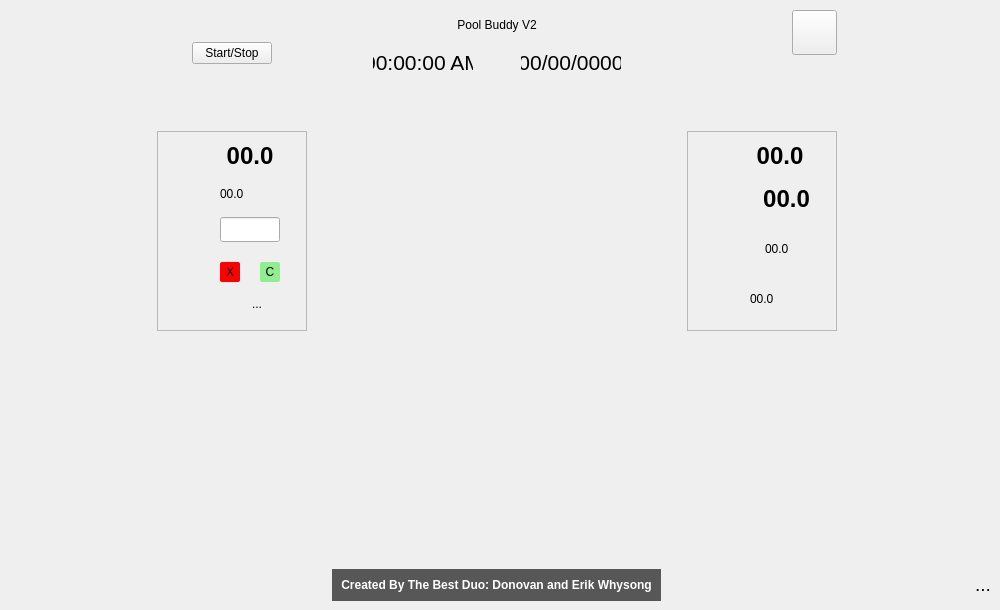
<?xml version="1.0" encoding="UTF-8"?>
<ui version="4.0">
 <class>MainWindow</class>
 <widget class="QMainWindow" name="MainWindow">
  <property name="geometry">
   <rect>
    <x>0</x>
    <y>0</y>
    <width>1000</width>
    <height>610</height>
   </rect>
  </property>
  <property name="sizePolicy">
   <sizepolicy hsizetype="Expanding" vsizetype="Expanding">
    <horstretch>0</horstretch>
    <verstretch>0</verstretch>
   </sizepolicy>
  </property>
  <property name="minimumSize">
   <size>
    <width>1000</width>
    <height>610</height>
   </size>
  </property>
  <property name="font">
   <font>
    <stylestrategy>PreferAntialias</stylestrategy>
   </font>
  </property>
  <property name="windowTitle">
   <string>Pool Buddy V2</string>
  </property>
  <property name="layoutDirection">
   <enum>Qt::LeftToRight</enum>
  </property>
  <property name="styleSheet">
   <string notr="true"/>
  </property>
  <widget class="QWidget" name="centralwidget">
   <property name="enabled">
    <bool>true</bool>
   </property>
   <property name="styleSheet">
    <string notr="true">QWidget [objectName=&quot;centralwidget&quot;]{
background-color:rgb(75,75,75);
}
QLabel[objectName=&quot;titleLabel&quot;] {
color:black;
font-size:24pt;
font-weight: bold;
background-color: rgba(255, 255, 255, 0);
}
QLabel[objectName=&quot;versionLabel&quot;] {
font-size: 14pt;
}
QFrame[objectName=&quot;dtFrame&quot;] {
background-color: rgb(148, 149, 151);
border-radius: 10px;
border: 2px solid #000000;
}
QFrame[class=&quot;weatherInfoFrame&quot;] {
border: 2px solid #000000;
}
QLabel[class=&quot;infoIcon&quot;] {
min-width: 30;
min-height: 30;
max-width: 30;
max-height: 30;
}
QLabel[class=&quot;weatherLabel&quot;] {
font-weight: bold;
font-size:18pt;
border-radius: 5px;
background-color: rgb(178, 178, 178);
min-width: 60;
min-height: 25;
max-width: 60;
max-height: 25;
qproperty-alignment: &quot;AlignVCenter | AlignCenter&quot;;
}
QFrame[objectName=&quot;poolInfoFrame&quot;] {
background-color: qlineargradient(spread:pad, x1:1, y1:0.768, x2:1, y2:0.142364, stop:0 rgba(0, 0, 109, 255), stop:1 rgba(0, 0, 238, 255));

}
QLabel[objectName=&quot;statusLabel&quot;] {
font-weight: bold;
border-radius: 5px;
font-size: 12pt;
background-color: rgb(178, 178, 178);
min-width: 60;
min-height: 25;
max-width: 60;
max-height: 25;
qproperty-alignment: &quot;AlignVCenter | AlignCenter&quot;;
}
QLabel[objectName=&quot;waterTempLabel&quot;] {
color:#5d97e7 ;
}
QLineEdit[objectName=&quot;maxTempTxtBox&quot;] {
background-color: rgb(82, 83, 82);
border: 2px solid #000000;
border-radius: 5px;
font-size: 18pt;
}
QFrame[objectName=&quot;outsideInfoFrame&quot;] {
background-color: qlineargradient(spread:pad, x1:1, y1:0.71, x2:1, y2:0.273, stop:0 rgba(176, 126, 69, 255), stop:1 rgba(206, 164, 116, 255));
}
QLabel[objectName=&quot;outsideTempLabel&quot;] {
color:#555043 ;
}
QLabel[objectName=&quot;outsideHumidityLabel&quot;] {
color: rgb(0, 149, 255);
}
QPushButton[class=&quot;styledButton1&quot;] {
font-size:16pt;
color: white;
background-color: rgb(102, 102, 102);
border: 2px solid #000000;
border-radius: 5px;
width: 125px;
height: 25px;
}
QPushButton[objectName=&quot;settingsButton&quot;] {
border-radius: 20px;
border-image: url(:/img/img/gear.png);
}
QPushButton[class=&quot;styledButton1&quot;]:disabled {
color: #999999;
background-color: #333333;
}
QLabel[class=&quot;dtLabel&quot;] {
font-size: 16pt;
color: white
}
QLineEdit[class=&quot;maxTempLineEdit&quot;] {
background-color:rgb(66, 66, 66);
color:white;
}</string>
   </property>
   <layout class="QGridLayout" name="gridLayout">
    <item row="1" column="4" alignment="Qt::AlignHCenter">
     <widget class="QLabel" name="serielNumLabel">
      <property name="sizePolicy">
       <sizepolicy hsizetype="Fixed" vsizetype="Fixed">
        <horstretch>0</horstretch>
        <verstretch>0</verstretch>
       </sizepolicy>
      </property>
      <property name="font">
       <font>
        <pointsize>14</pointsize>
       </font>
      </property>
      <property name="text">
       <string/>
      </property>
     </widget>
    </item>
    <item row="3" column="6">
     <spacer name="horizontalSpacer_14">
      <property name="orientation">
       <enum>Qt::Horizontal</enum>
      </property>
      <property name="sizeHint" stdset="0">
       <size>
        <width>40</width>
        <height>20</height>
       </size>
      </property>
     </spacer>
    </item>
    <item row="0" column="1">
     <layout class="QGridLayout" name="gridLayout_3">
      <property name="topMargin">
       <number>0</number>
      </property>
      <property name="verticalSpacing">
       <number>-1</number>
      </property>
      <item row="0" column="0" alignment="Qt::AlignHCenter|Qt::AlignVCenter">
       <widget class="QPushButton" name="startStopBtn">
        <property name="sizePolicy">
         <sizepolicy hsizetype="Maximum" vsizetype="Fixed">
          <horstretch>0</horstretch>
          <verstretch>0</verstretch>
         </sizepolicy>
        </property>
        <property name="styleSheet">
         <string notr="true"/>
        </property>
        <property name="text">
         <string>Start/Stop</string>
        </property>
        <property name="class" stdset="0">
         <string>styledButton1</string>
        </property>
       </widget>
      </item>
     </layout>
    </item>
    <item row="0" column="5">
     <layout class="QGridLayout" name="gridLayout_2">
      <property name="verticalSpacing">
       <number>-1</number>
      </property>
      <item row="1" column="0" alignment="Qt::AlignRight|Qt::AlignTop">
       <widget class="QPushButton" name="settingsButton">
        <property name="enabled">
         <bool>true</bool>
        </property>
        <property name="sizePolicy">
         <sizepolicy hsizetype="Fixed" vsizetype="Fixed">
          <horstretch>0</horstretch>
          <verstretch>0</verstretch>
         </sizepolicy>
        </property>
        <property name="minimumSize">
         <size>
          <width>45</width>
          <height>45</height>
         </size>
        </property>
        <property name="maximumSize">
         <size>
          <width>45</width>
          <height>45</height>
         </size>
        </property>
        <property name="text">
         <string/>
        </property>
        <property name="class" stdset="0">
         <string>styledButton1</string>
        </property>
       </widget>
      </item>
      <item row="0" column="0">
       <spacer name="verticalSpacer_2">
        <property name="orientation">
         <enum>Qt::Vertical</enum>
        </property>
        <property name="sizeType">
         <enum>QSizePolicy::Fixed</enum>
        </property>
        <property name="sizeHint" stdset="0">
         <size>
          <width>20</width>
          <height>1</height>
         </size>
        </property>
       </spacer>
      </item>
     </layout>
    </item>
    <item row="6" column="6" alignment="Qt::AlignRight">
     <widget class="QLabel" name="versionLabel">
      <property name="sizePolicy">
       <sizepolicy hsizetype="Fixed" vsizetype="Fixed">
        <horstretch>0</horstretch>
        <verstretch>0</verstretch>
       </sizepolicy>
      </property>
      <property name="font">
       <font>
        <pointsize>14</pointsize>
       </font>
      </property>
      <property name="text">
       <string>...</string>
      </property>
     </widget>
    </item>
    <item row="3" column="0">
     <spacer name="horizontalSpacer">
      <property name="orientation">
       <enum>Qt::Horizontal</enum>
      </property>
      <property name="sizeHint" stdset="0">
       <size>
        <width>40</width>
        <height>20</height>
       </size>
      </property>
     </spacer>
    </item>
    <item row="4" column="4">
     <spacer name="verticalSpacer">
      <property name="orientation">
       <enum>Qt::Vertical</enum>
      </property>
      <property name="sizeHint" stdset="0">
       <size>
        <width>20</width>
        <height>40</height>
       </size>
      </property>
     </spacer>
    </item>
    <item row="3" column="1">
     <widget class="QFrame" name="poolInfoFrame">
      <property name="sizePolicy">
       <sizepolicy hsizetype="Fixed" vsizetype="Fixed">
        <horstretch>0</horstretch>
        <verstretch>0</verstretch>
       </sizepolicy>
      </property>
      <property name="minimumSize">
       <size>
        <width>150</width>
        <height>200</height>
       </size>
      </property>
      <property name="maximumSize">
       <size>
        <width>150</width>
        <height>200</height>
       </size>
      </property>
      <property name="autoFillBackground">
       <bool>false</bool>
      </property>
      <property name="frameShape">
       <enum>QFrame::StyledPanel</enum>
      </property>
      <property name="frameShadow">
       <enum>QFrame::Raised</enum>
      </property>
      <property name="class" stdset="0">
       <string>weatherInfoFrame</string>
      </property>
      <layout class="QGridLayout" name="gridLayout_5">
       <item row="3" column="1">
        <layout class="QHBoxLayout" name="horizontalLayout_11">
         <item>
          <widget class="QLabel" name="label">
           <property name="toolTip">
            <string>Pool Cover Notification Tempurature Threshold</string>
           </property>
           <property name="text">
            <string/>
           </property>
           <property name="pixmap">
            <pixmap resource="../resources.qrc">:/img/img/poolCover.png</pixmap>
           </property>
           <property name="scaledContents">
            <bool>true</bool>
           </property>
           <property name="class" stdset="0">
            <string>infoIcon</string>
           </property>
          </widget>
         </item>
         <item>
          <layout class="QVBoxLayout" name="verticalLayout">
           <property name="spacing">
            <number>20</number>
           </property>
           <item>
            <widget class="QLineEdit" name="maxTempTxtBox">
             <property name="minimumSize">
              <size>
               <width>60</width>
               <height>25</height>
              </size>
             </property>
             <property name="maximumSize">
              <size>
               <width>60</width>
               <height>25</height>
              </size>
             </property>
             <property name="toolTip">
              <string>Pool Cover Notification Tempurature Threshold</string>
             </property>
             <property name="styleSheet">
              <string notr="true"/>
             </property>
             <property name="class" stdset="0">
              <string>editWeatherLineEdit</string>
             </property>
            </widget>
           </item>
           <item>
            <layout class="QHBoxLayout" name="horizontalLayout_8">
             <item alignment="Qt::AlignLeft">
              <widget class="QPushButton" name="pushButton">
               <property name="minimumSize">
                <size>
                 <width>20</width>
                 <height>20</height>
                </size>
               </property>
               <property name="maximumSize">
                <size>
                 <width>20</width>
                 <height>20</height>
                </size>
               </property>
               <property name="styleSheet">
                <string notr="true">background-color: red; 
border-radius: 2px; 
padding: 2px;</string>
               </property>
               <property name="text">
                <string>X</string>
               </property>
              </widget>
             </item>
             <item alignment="Qt::AlignRight">
              <widget class="QPushButton" name="setMaxTempBtn">
               <property name="minimumSize">
                <size>
                 <width>20</width>
                 <height>20</height>
                </size>
               </property>
               <property name="maximumSize">
                <size>
                 <width>20</width>
                 <height>20</height>
                </size>
               </property>
               <property name="styleSheet">
                <string notr="true">background-color: lightgreen; 
border-radius: 2px; 
padding: 2px;</string>
               </property>
               <property name="text">
                <string>C</string>
               </property>
              </widget>
             </item>
            </layout>
           </item>
          </layout>
         </item>
        </layout>
       </item>
       <item row="0" column="1">
        <layout class="QHBoxLayout" name="horizontalLayout_2">
         <property name="spacing">
          <number>-1</number>
         </property>
         <property name="sizeConstraint">
          <enum>QLayout::SetDefaultConstraint</enum>
         </property>
         <property name="topMargin">
          <number>0</number>
         </property>
         <item>
          <widget class="QLabel" name="waterTempIcon">
           <property name="minimumSize">
            <size>
             <width>30</width>
             <height>30</height>
            </size>
           </property>
           <property name="maximumSize">
            <size>
             <width>30</width>
             <height>30</height>
            </size>
           </property>
           <property name="toolTip">
            <string>Water Temperature</string>
           </property>
           <property name="text">
            <string/>
           </property>
           <property name="pixmap">
            <pixmap resource="../resources.qrc">:/img/img/wave.png</pixmap>
           </property>
           <property name="scaledContents">
            <bool>true</bool>
           </property>
           <property name="class" stdset="0">
            <string>infoIcon</string>
           </property>
          </widget>
         </item>
         <item>
          <widget class="QLabel" name="waterTempLabel">
           <property name="sizePolicy">
            <sizepolicy hsizetype="Fixed" vsizetype="Fixed">
             <horstretch>0</horstretch>
             <verstretch>0</verstretch>
            </sizepolicy>
           </property>
           <property name="minimumSize">
            <size>
             <width>60</width>
             <height>25</height>
            </size>
           </property>
           <property name="maximumSize">
            <size>
             <width>60</width>
             <height>25</height>
            </size>
           </property>
           <property name="font">
            <font>
             <pointsize>18</pointsize>
             <weight>75</weight>
             <bold>true</bold>
            </font>
           </property>
           <property name="toolTip">
            <string>Water Temperature</string>
           </property>
           <property name="text">
            <string>00.0</string>
           </property>
           <property name="alignment">
            <set>Qt::AlignCenter</set>
           </property>
           <property name="class" stdset="0">
            <string>weatherLabel</string>
           </property>
          </widget>
         </item>
        </layout>
       </item>
       <item row="4" column="1">
        <layout class="QHBoxLayout" name="horizontalLayout_10">
         <item>
          <widget class="QLabel" name="poolCoverStatusIcon">
           <property name="toolTip">
            <string>Pool Cover Notification Status</string>
           </property>
           <property name="text">
            <string/>
           </property>
           <property name="pixmap">
            <pixmap resource="../resources.qrc">:/img/img/alarm.png</pixmap>
           </property>
           <property name="scaledContents">
            <bool>true</bool>
           </property>
           <property name="class" stdset="0">
            <string>infoIcon</string>
           </property>
          </widget>
         </item>
         <item alignment="Qt::AlignHCenter|Qt::AlignVCenter">
          <widget class="QLabel" name="poolCoverStatusLabel">
           <property name="toolTip">
            <string>Pool Cover Notification Status</string>
           </property>
           <property name="text">
            <string>...</string>
           </property>
          </widget>
         </item>
        </layout>
       </item>
       <item row="3" column="0">
        <spacer name="horizontalSpacer_2">
         <property name="orientation">
          <enum>Qt::Horizontal</enum>
         </property>
         <property name="sizeHint" stdset="0">
          <size>
           <width>40</width>
           <height>20</height>
          </size>
         </property>
        </spacer>
       </item>
       <item row="1" column="1">
        <layout class="QHBoxLayout" name="horizontalLayout_7">
         <item>
          <widget class="QLabel" name="poolFilterIcon">
           <property name="minimumSize">
            <size>
             <width>30</width>
             <height>30</height>
            </size>
           </property>
           <property name="maximumSize">
            <size>
             <width>30</width>
             <height>30</height>
            </size>
           </property>
           <property name="toolTip">
            <string>Days Until Filter Change</string>
           </property>
           <property name="styleSheet">
            <string notr="true"/>
           </property>
           <property name="text">
            <string/>
           </property>
           <property name="pixmap">
            <pixmap resource="../resources.qrc">:/img/img/poolFilter.png</pixmap>
           </property>
           <property name="scaledContents">
            <bool>true</bool>
           </property>
           <property name="class" stdset="0">
            <string>infoIcon</string>
           </property>
          </widget>
         </item>
         <item>
          <widget class="QLabel" name="poolFilterLabel">
           <property name="toolTip">
            <string>Days Until Filter Change</string>
           </property>
           <property name="text">
            <string>00.0</string>
           </property>
           <property name="class" stdset="0">
            <string>weatherLabel</string>
           </property>
          </widget>
         </item>
        </layout>
       </item>
       <item row="3" column="2">
        <spacer name="horizontalSpacer_16">
         <property name="orientation">
          <enum>Qt::Horizontal</enum>
         </property>
         <property name="sizeType">
          <enum>QSizePolicy::Expanding</enum>
         </property>
         <property name="sizeHint" stdset="0">
          <size>
           <width>40</width>
           <height>0</height>
          </size>
         </property>
        </spacer>
       </item>
      </layout>
     </widget>
    </item>
    <item row="0" column="4">
     <widget class="QFrame" name="titleFrame">
      <property name="enabled">
       <bool>true</bool>
      </property>
      <property name="sizePolicy">
       <sizepolicy hsizetype="Fixed" vsizetype="Fixed">
        <horstretch>0</horstretch>
        <verstretch>0</verstretch>
       </sizepolicy>
      </property>
      <property name="minimumSize">
       <size>
        <width>350</width>
        <height>50</height>
       </size>
      </property>
      <property name="maximumSize">
       <size>
        <width>16777215</width>
        <height>16777215</height>
       </size>
      </property>
      <property name="styleSheet">
       <string notr="true"/>
      </property>
      <property name="frameShape">
       <enum>QFrame::NoFrame</enum>
      </property>
      <property name="frameShadow">
       <enum>QFrame::Raised</enum>
      </property>
      <layout class="QGridLayout" name="gridLayout_4">
       <item row="0" column="0">
        <layout class="QVBoxLayout" name="verticalLayout_2">
         <item alignment="Qt::AlignHCenter">
          <widget class="QLabel" name="titleLabel">
           <property name="enabled">
            <bool>true</bool>
           </property>
           <property name="sizePolicy">
            <sizepolicy hsizetype="Fixed" vsizetype="Fixed">
             <horstretch>0</horstretch>
             <verstretch>0</verstretch>
            </sizepolicy>
           </property>
           <property name="text">
            <string>Pool Buddy V2</string>
           </property>
           <property name="alignment">
            <set>Qt::AlignCenter</set>
           </property>
          </widget>
         </item>
         <item>
          <widget class="QFrame" name="dtFrame">
           <property name="sizePolicy">
            <sizepolicy hsizetype="Fixed" vsizetype="Fixed">
             <horstretch>0</horstretch>
             <verstretch>0</verstretch>
            </sizepolicy>
           </property>
           <property name="minimumSize">
            <size>
             <width>350</width>
             <height>50</height>
            </size>
           </property>
           <property name="maximumSize">
            <size>
             <width>350</width>
             <height>50</height>
            </size>
           </property>
           <property name="frameShape">
            <enum>QFrame::NoFrame</enum>
           </property>
           <property name="frameShadow">
            <enum>QFrame::Raised</enum>
           </property>
           <layout class="QHBoxLayout" name="horizontalLayout_12">
            <item>
             <layout class="QHBoxLayout" name="horizontalLayout_4">
              <item>
               <spacer name="horizontalSpacer_17">
                <property name="orientation">
                 <enum>Qt::Horizontal</enum>
                </property>
                <property name="sizeHint" stdset="0">
                 <size>
                  <width>40</width>
                  <height>20</height>
                 </size>
                </property>
               </spacer>
              </item>
              <item alignment="Qt::AlignHCenter">
               <widget class="QLabel" name="timeLabel">
                <property name="sizePolicy">
                 <sizepolicy hsizetype="Fixed" vsizetype="Fixed">
                  <horstretch>0</horstretch>
                  <verstretch>0</verstretch>
                 </sizepolicy>
                </property>
                <property name="minimumSize">
                 <size>
                  <width>100</width>
                  <height>0</height>
                 </size>
                </property>
                <property name="maximumSize">
                 <size>
                  <width>100</width>
                  <height>16777215</height>
                 </size>
                </property>
                <property name="font">
                 <font>
                  <pointsize>16</pointsize>
                 </font>
                </property>
                <property name="text">
                 <string>00:00:00 AM</string>
                </property>
                <property name="alignment">
                 <set>Qt::AlignCenter</set>
                </property>
                <property name="class" stdset="0">
                 <string>dtLabel</string>
                </property>
               </widget>
              </item>
              <item>
               <spacer name="horizontalSpacer_19">
                <property name="orientation">
                 <enum>Qt::Horizontal</enum>
                </property>
                <property name="sizeHint" stdset="0">
                 <size>
                  <width>40</width>
                  <height>20</height>
                 </size>
                </property>
               </spacer>
              </item>
              <item alignment="Qt::AlignHCenter">
               <widget class="QLabel" name="dateLabel">
                <property name="sizePolicy">
                 <sizepolicy hsizetype="Fixed" vsizetype="Fixed">
                  <horstretch>0</horstretch>
                  <verstretch>0</verstretch>
                 </sizepolicy>
                </property>
                <property name="minimumSize">
                 <size>
                  <width>100</width>
                  <height>0</height>
                 </size>
                </property>
                <property name="maximumSize">
                 <size>
                  <width>100</width>
                  <height>16777215</height>
                 </size>
                </property>
                <property name="font">
                 <font>
                  <pointsize>16</pointsize>
                 </font>
                </property>
                <property name="text">
                 <string>00/00/0000</string>
                </property>
                <property name="alignment">
                 <set>Qt::AlignCenter</set>
                </property>
                <property name="class" stdset="0">
                 <string>dtLabel</string>
                </property>
               </widget>
              </item>
              <item>
               <spacer name="horizontalSpacer_18">
                <property name="orientation">
                 <enum>Qt::Horizontal</enum>
                </property>
                <property name="sizeHint" stdset="0">
                 <size>
                  <width>40</width>
                  <height>20</height>
                 </size>
                </property>
               </spacer>
              </item>
             </layout>
            </item>
           </layout>
          </widget>
         </item>
        </layout>
       </item>
      </layout>
     </widget>
    </item>
    <item row="6" column="4" alignment="Qt::AlignHCenter|Qt::AlignBottom">
     <widget class="QFrame" name="creditsFrame">
      <property name="styleSheet">
       <string notr="true">background-color: rgb(87, 87, 87);
border-radius: 20px;</string>
      </property>
      <property name="frameShape">
       <enum>QFrame::NoFrame</enum>
      </property>
      <property name="frameShadow">
       <enum>QFrame::Raised</enum>
      </property>
      <layout class="QHBoxLayout" name="horizontalLayout_13">
       <item alignment="Qt::AlignHCenter">
        <widget class="QLabel" name="creditsLabel">
         <property name="sizePolicy">
          <sizepolicy hsizetype="Fixed" vsizetype="Fixed">
           <horstretch>0</horstretch>
           <verstretch>0</verstretch>
          </sizepolicy>
         </property>
         <property name="styleSheet">
          <string notr="true">font-weight: bold;
color: white;</string>
         </property>
         <property name="text">
          <string>Created By The Best Duo: Donovan and Erik Whysong</string>
         </property>
         <property name="alignment">
          <set>Qt::AlignCenter</set>
         </property>
        </widget>
       </item>
      </layout>
     </widget>
    </item>
    <item row="3" column="5">
     <widget class="QFrame" name="outsideInfoFrame">
      <property name="sizePolicy">
       <sizepolicy hsizetype="Fixed" vsizetype="Fixed">
        <horstretch>0</horstretch>
        <verstretch>0</verstretch>
       </sizepolicy>
      </property>
      <property name="minimumSize">
       <size>
        <width>150</width>
        <height>200</height>
       </size>
      </property>
      <property name="maximumSize">
       <size>
        <width>150</width>
        <height>200</height>
       </size>
      </property>
      <property name="autoFillBackground">
       <bool>false</bool>
      </property>
      <property name="frameShape">
       <enum>QFrame::StyledPanel</enum>
      </property>
      <property name="frameShadow">
       <enum>QFrame::Raised</enum>
      </property>
      <property name="class" stdset="0">
       <string>weatherInfoFrame</string>
      </property>
      <layout class="QGridLayout" name="gridLayout_6">
       <item row="2" column="1">
        <layout class="QHBoxLayout" name="horizontalLayout_6">
         <item>
          <widget class="QLabel" name="windSpeedIcon">
           <property name="toolTip">
            <string>Wind Speed</string>
           </property>
           <property name="text">
            <string/>
           </property>
           <property name="pixmap">
            <pixmap resource="../resources.qrc">:/img/img/wind.png</pixmap>
           </property>
           <property name="scaledContents">
            <bool>true</bool>
           </property>
           <property name="class" stdset="0">
            <string>infoIcon</string>
           </property>
          </widget>
         </item>
         <item>
          <widget class="QLabel" name="windSpeedLabel">
           <property name="toolTip">
            <string>Wind Speed</string>
           </property>
           <property name="whatsThis">
            <string/>
           </property>
           <property name="text">
            <string>00.0</string>
           </property>
           <property name="class" stdset="0">
            <string>weatherLabel</string>
           </property>
          </widget>
         </item>
        </layout>
       </item>
       <item row="0" column="1">
        <layout class="QHBoxLayout" name="horizontalLayout_3">
         <property name="spacing">
          <number>-1</number>
         </property>
         <item alignment="Qt::AlignHCenter|Qt::AlignVCenter">
          <widget class="QLabel" name="outsideTempIcon">
           <property name="minimumSize">
            <size>
             <width>30</width>
             <height>30</height>
            </size>
           </property>
           <property name="maximumSize">
            <size>
             <width>30</width>
             <height>30</height>
            </size>
           </property>
           <property name="toolTip">
            <string>Outside Temperature</string>
           </property>
           <property name="styleSheet">
            <string notr="true"/>
           </property>
           <property name="text">
            <string/>
           </property>
           <property name="pixmap">
            <pixmap resource="../resources.qrc">:/img/img/sun.webp</pixmap>
           </property>
           <property name="scaledContents">
            <bool>true</bool>
           </property>
           <property name="class" stdset="0">
            <string>infoIcon</string>
           </property>
          </widget>
         </item>
         <item>
          <widget class="QLabel" name="outsideTempLabel">
           <property name="sizePolicy">
            <sizepolicy hsizetype="Fixed" vsizetype="Fixed">
             <horstretch>0</horstretch>
             <verstretch>0</verstretch>
            </sizepolicy>
           </property>
           <property name="minimumSize">
            <size>
             <width>60</width>
             <height>25</height>
            </size>
           </property>
           <property name="maximumSize">
            <size>
             <width>60</width>
             <height>25</height>
            </size>
           </property>
           <property name="font">
            <font>
             <pointsize>18</pointsize>
             <weight>75</weight>
             <bold>true</bold>
            </font>
           </property>
           <property name="toolTip">
            <string>Outside Temperature</string>
           </property>
           <property name="text">
            <string>00.0</string>
           </property>
           <property name="alignment">
            <set>Qt::AlignCenter</set>
           </property>
           <property name="class" stdset="0">
            <string>weatherLabel</string>
           </property>
          </widget>
         </item>
        </layout>
       </item>
       <item row="1" column="1">
        <layout class="QHBoxLayout" name="horizontalLayout_5">
         <property name="spacing">
          <number>-1</number>
         </property>
         <item alignment="Qt::AlignHCenter|Qt::AlignVCenter">
          <widget class="QLabel" name="humidityIcon">
           <property name="minimumSize">
            <size>
             <width>30</width>
             <height>30</height>
            </size>
           </property>
           <property name="maximumSize">
            <size>
             <width>30</width>
             <height>30</height>
            </size>
           </property>
           <property name="toolTip">
            <string>Outside Humidity</string>
           </property>
           <property name="autoFillBackground">
            <bool>false</bool>
           </property>
           <property name="styleSheet">
            <string notr="true"/>
           </property>
           <property name="text">
            <string/>
           </property>
           <property name="pixmap">
            <pixmap resource="../resources.qrc">:/img/img/water-drop.png</pixmap>
           </property>
           <property name="scaledContents">
            <bool>true</bool>
           </property>
           <property name="class" stdset="0">
            <string>infoIcon</string>
           </property>
          </widget>
         </item>
         <item>
          <widget class="QLabel" name="outsideHumidityLabel">
           <property name="font">
            <font>
             <pointsize>18</pointsize>
             <weight>75</weight>
             <bold>true</bold>
            </font>
           </property>
           <property name="toolTip">
            <string>Outside Humidity</string>
           </property>
           <property name="whatsThis">
            <string/>
           </property>
           <property name="text">
            <string>00.0</string>
           </property>
           <property name="alignment">
            <set>Qt::AlignCenter</set>
           </property>
           <property name="indent">
            <number>-1</number>
           </property>
           <property name="class" stdset="0">
            <string>weatherLabel</string>
           </property>
          </widget>
         </item>
        </layout>
       </item>
       <item row="3" column="1">
        <layout class="QHBoxLayout" name="horizontalLayout_9">
         <item>
          <widget class="QLabel" name="label_3">
           <property name="minimumSize">
            <size>
             <width>30</width>
             <height>30</height>
            </size>
           </property>
           <property name="maximumSize">
            <size>
             <width>30</width>
             <height>30</height>
            </size>
           </property>
           <property name="toolTip">
            <string>Chance Of Rain</string>
           </property>
           <property name="text">
            <string/>
           </property>
           <property name="pixmap">
            <pixmap resource="../resources.qrc">:/img/img/storm.png</pixmap>
           </property>
           <property name="scaledContents">
            <bool>true</bool>
           </property>
          </widget>
         </item>
         <item>
          <widget class="QLabel" name="label_4">
           <property name="toolTip">
            <string>Chance Of Rain</string>
           </property>
           <property name="whatsThis">
            <string/>
           </property>
           <property name="text">
            <string>00.0</string>
           </property>
           <property name="class" stdset="0">
            <string>weatherLabel</string>
           </property>
          </widget>
         </item>
        </layout>
       </item>
       <item row="2" column="0">
        <spacer name="horizontalSpacer_3">
         <property name="orientation">
          <enum>Qt::Horizontal</enum>
         </property>
         <property name="sizeHint" stdset="0">
          <size>
           <width>40</width>
           <height>20</height>
          </size>
         </property>
        </spacer>
       </item>
       <item row="2" column="2">
        <spacer name="horizontalSpacer_15">
         <property name="orientation">
          <enum>Qt::Horizontal</enum>
         </property>
         <property name="sizeType">
          <enum>QSizePolicy::Expanding</enum>
         </property>
         <property name="sizeHint" stdset="0">
          <size>
           <width>40</width>
           <height>0</height>
          </size>
         </property>
        </spacer>
       </item>
      </layout>
     </widget>
    </item>
   </layout>
  </widget>
 </widget>
 <resources>
  <include location="../resources.qrc"/>
 </resources>
 <connections/>
</ui>
